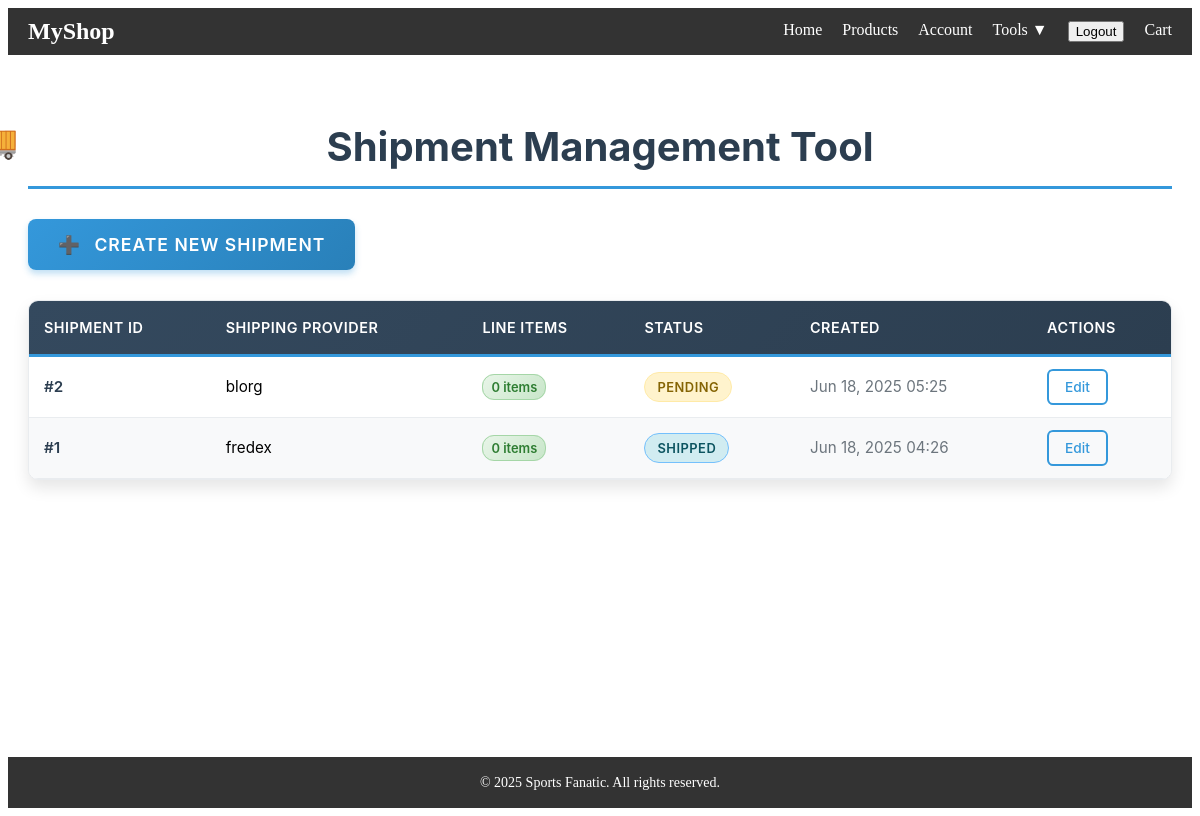
Page /shipments/ (signed in) on the earlier database version.
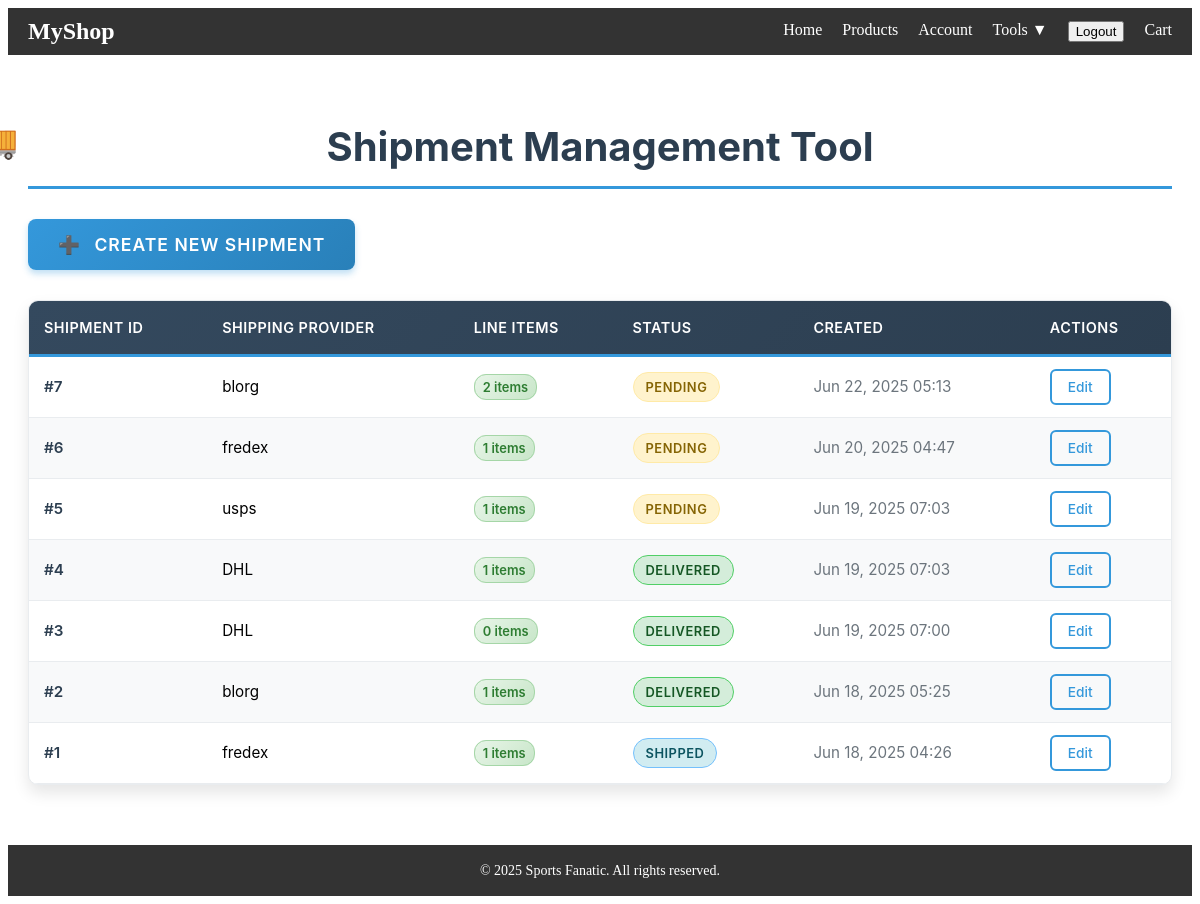
Same page on the later database version.
### store/models.py (models this page shows, shortened)
class Shipment(models.Model):
    shipment_id = models.AutoField(primary_key=True)
    shipping_provider = models.CharField(max_length=100)
    line_items = models.ManyToManyField(LineItem, related_name='shipments')  # Changed to ManyToMany
    created_at = models.DateTimeField(default=timezone.now)
    updated_at = models.DateTimeField(default=timezone.now)
    status = models.CharField(max_length=50, choices=[
        ('pending', 'Pending'),
        ('shipped', 'Shipped'),
        ('delivered', 'Delivered'),
        ('cancelled', 'Cancelled')
    ], default='pending')

### store/views.py (the view)
# urls.py: path('shipments/', views.shipment_tool, name='shipment_tool'),
@login_required
def shipment_tool(request):
    shipments = Shipment.objects.all().order_by('-created_at')
    return render(request, 'store/shipment_tool.html', {'shipments': shipments})

### store/templates/store/shipment_tool.html (shortened to what this page needs)
{% extends 'store/base.html' %}
{% load static %}
{% block styles %}
    <link rel="stylesheet" href="{% static 'store/shipment_tool.css' %}">
{% endblock %}
{% block content %}
<div class="shipment-tool-container">
    <h1>Shipment Management Tool</h1>
    <a href="{% url 'add_shipment' %}" class="create-shipment-btn">Create New Shipment</a>
    {% if shipments %}
        <div class="shipments-table-wrapper">
            <table class="shipments-table">
                <thead>
                    <tr>
                        <th>Shipment ID</th>
                        <th>Shipping Provider</th>
                        <th>Line Items</th>
                        <th>Status</th>
                        <th>Created</th>
                        <th>Actions</th>
                    </tr>
                </thead>
                <tbody>
                    {% for shipment in shipments %}
                    <tr>
                        <td>#{{ shipment.shipment_id }}</td>
                        <td>{{ shipment.shipping_provider }}</td>
                        <td><span class="line-items-count">{{ shipment.line_items.count }} items</span></td>
                        <td>
                            <span class="status-badge status-{{ shipment.status }}">
                                {{ shipment.get_status_display }}
                            </span>
                        </td>
                        <td class="date-cell">{{ shipment.created_at|date:"M d, Y H:i" }}</td>
                        <td>
                            <a href="{% url 'edit_shipment' shipment.shipment_id %}" class="edit-link">Edit</a>
                        </td>
                    </tr>
                    {% endfor %}
                </tbody>
            </table>
        </div>
    {% else %}
        <div class="empty-state">
            <div class="empty-state-icon">📦</div>
            <h3>No Shipments Found</h3>
            <p>You haven't created any shipments yet. Click the button above to create your first shipment.</p>
        </div>
    {% endif %}
</div>
{% endblock %}

Differences in the rows shown:
added Shipment: shipment_id "7", shipping_provider "blorg", line_items.count "2", status "PENDING", created_at "Jun 22, 2025 05:13"
added Shipment: shipment_id "6", shipping_provider "fredex", line_items.count "1", status "PENDING", created_at "Jun 20, 2025 04:47"
added Shipment: shipment_id "5", shipping_provider "usps", line_items.count "1", status "PENDING", created_at "Jun 19, 2025 07:03"
added Shipment: shipment_id "4", shipping_provider "DHL", line_items.count "1", status "DELIVERED", created_at "Jun 19, 2025 07:03"
added Shipment: shipment_id "3", shipping_provider "DHL", line_items.count "0", status "DELIVERED", created_at "Jun 19, 2025 07:00"
changed Shipment "Jun 18, 2025 05:25": line_items.count "0" → "1"; status "PENDING" → "DELIVERED"
computed for Shipment "Jun 18, 2025 04:26": line_items.count "0" → "1"
